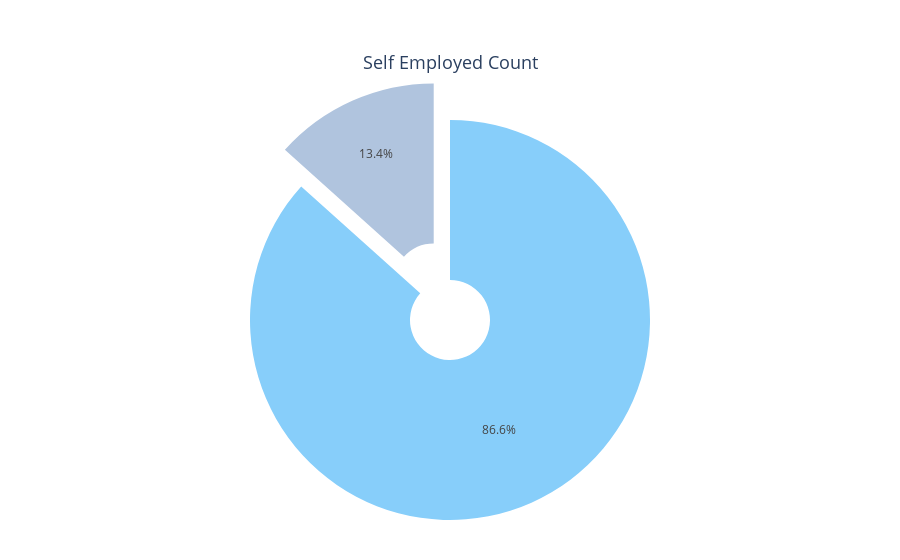

The code cell stored with this chart in its notebook:
### Code cell
colors = ['LightSkyBlue','LightSteelBlue']
fig = go.Figure(data=[go.Pie( labels = gender_up,hole=0.2,  values= gender_data, pull=[0, 0.2] )])
fig.update_traces(showlegend=False , marker=dict(colors=colors))
fig.update_layout(
    title_text="Self Employed Count",
    title_x=0.5,  # Set the title's x position to center
    title_y=0.9,  # Set the title's y position (adjust as needed)
    title_font_size=18 ,
    plot_bgcolor='rgba(0, 0, 0, 0)',   # Plot area background
    paper_bgcolor='rgba(0,0,0,0)'
)
fig.update_layout(margin=dict(t=80, b=0, l=0, r=0))
fig.show()

### Figure 1 — Plotly figure (JSON) as saved in the notebook; plotly's stock layout.template omitted (floating-point values rounded to 4 significant figures)
{"data": [{"hole": 0.2, "labels": ["Yes", "No"], "marker": {"colors": ["LightSkyBlue", "LightSteelBlue"]}, "pull": [0, 0.2], "showlegend": false, "type": "pie", "values": [532, 82]}], "layout": {"margin": {"b": 0, "l": 0, "r": 0, "t": 80}, "paper_bgcolor": "rgba(0,0,0,0)", "plot_bgcolor": "rgba(0, 0, 0, 0)", "title": {"font": {"size": 18}, "text": "Self Employed Count", "x": 0.5, "y": 0.9}}}
